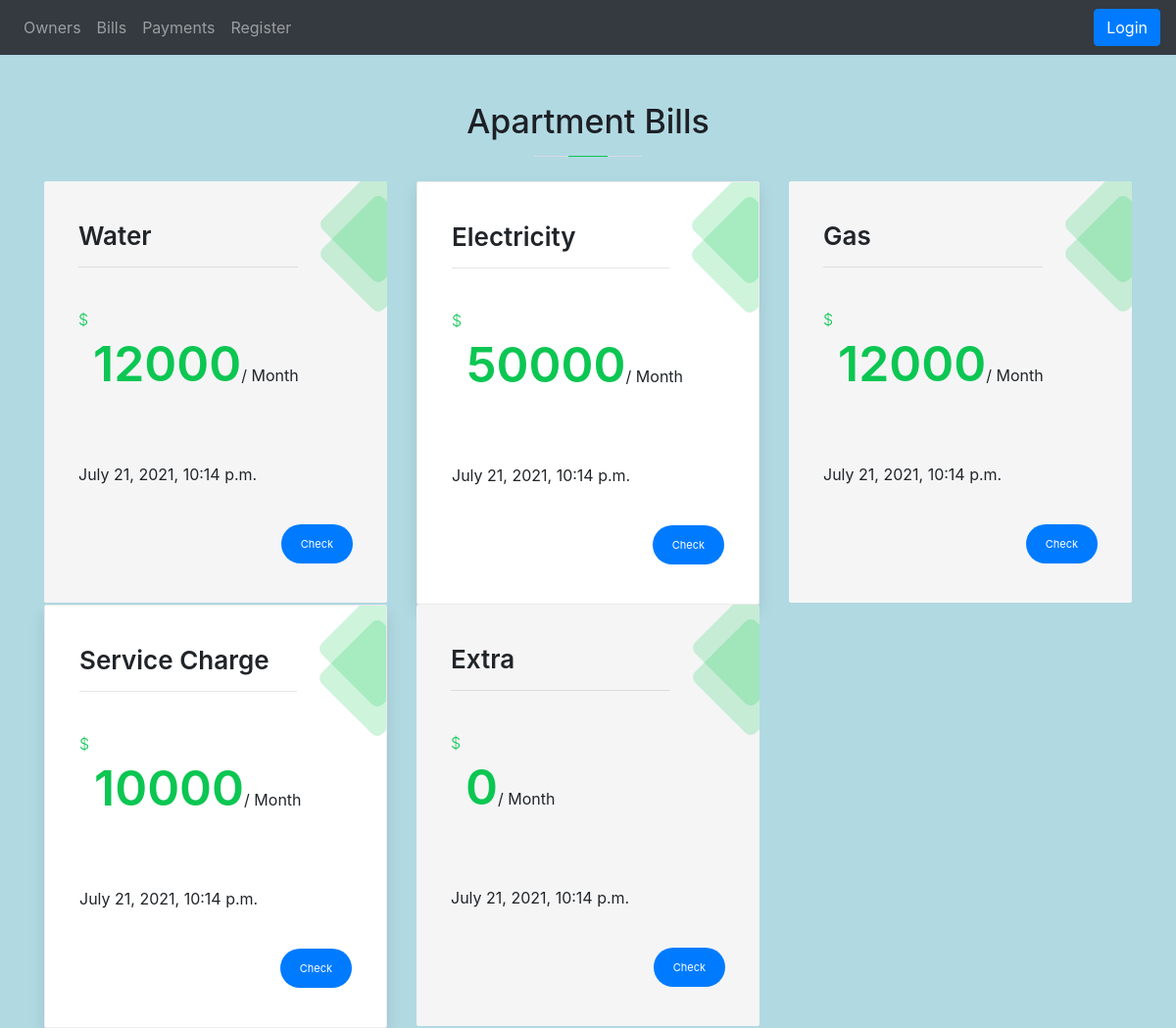
Page /bills/ on the committed database.
### management/models.py (models this page shows)
class Bill(models.Model):
    water = models.IntegerField(default=0,null=True,blank=True)
    gas = models.IntegerField(default=0,null=True,blank=True)
    current = models.IntegerField(default=0,null=True,blank=True)
    service_charge = models.IntegerField(default=0,null=True,blank=True)
    extra = models.IntegerField(default=0,null=True,blank=True)
    created = models.DateTimeField(auto_now_add=True,null=True,blank=True)

### management/views.py (the view)
# urls.py: path('bills/',views.bills,name="bills"),
def bills(request):
    bill = Bill.objects.last()
    form = BillForm(request.POST)
    if request.method == 'POST':
        form = BillForm(request.POST)
        if form.is_valid():
            form.save()
            return redirect('bills')
    context = {'form':form,'bill':bill}
    return render(request,'bills.html',context)

### templates/bills.html (shortened to what this page needs)
{% extends 'base.html' %}
{% load static %}
{% block content %}
{% include 'navbar.html' %}
<link rel="stylesheet" href="{% static '/CSS/billstyle.css' %}" />
<body style="background-color: rgb(177, 217, 226);">
	{% if messages %}
	{% for msg in messages %}
	  <div style="background-color: rgb(33, 163, 33); text-align:center;">{{msg}}</div>
	{% endfor %}
	{% else %}
	<br><br>
	{% endif %}
<section class="pricing-section">
    <div class="container">
		<div class="row justify-content-md-center">
			<div class="col-xl-5 col-lg-6 col-md-8">
				<div class="section-title text-center title-ex1">
					<h2>Apartment Bills</h2>
				</div>
			</div>
		</div>
			<form action="" method="POST">
			<div class="row">
				<div class="col-md-4">
					<div class="price-card ">
						<h2>Water</h2>
						<hr>
						<p class="price"><span>{{bill.water}}</span>/ Month</p>
						<ul class="pricing-offers">
							<li>{{bill.created}}</li>
						</ul>
						<a href="{% url 'bill-info' 1 %}" class="btn btn-primary btn-mid">Check</a>
					</div>
				</div>
				<div class="col-md-4">
					<div class="price-card featured">
						<h2>Electricity</h2>
						<hr>
						<p class="price"><span>{{bill.current}}</span>/ Month</p>
						<ul class="pricing-offers">
							<li>{{bill.created}}</li>
						</ul>
						<a href="{% url 'bill-info' 2 %}" class="btn btn-primary btn-mid">Check</a>
					</div>
				</div>
				<div class="col-md-4">
					<div class="price-card ">
						<h2>Gas</h2>
						<hr>
						<p class="price"><span>{{bill.gas}}</span>/ Month</p>
						<ul class="pricing-offers">
							<li>{{bill.created}}</li>
						</ul>
						<a href="{% url 'bill-info' 3 %}" class="btn btn-primary btn-mid">Check</a>
					</div>
				</div>
				<div class="col-md-4">
					<div class="price-card featured">
						<h2>Service Charge</h2>
						<hr>
						<p class="price"><span>{{bill.service_charge}}</span>/ Month</p>
						<ul class="pricing-offers">
							<li>{{bill.created}}</li>
						</ul>
						<a href="{% url 'bill-info' 4 %}" class="btn btn-primary btn-mid">Check</a>
					</div>
				</div>
				<div class="col-md-4">
					<div class="price-card">
						<h2>Extra</h2>
						<hr>
						<p class="price"><span>{{bill.extra}}</span>/ Month</p>
						<ul class="pricing-offers">
							<li>{{bill.created}}</li>
						</ul>
						<a href="{% url 'bill-info' 5 %}" class="btn btn-primary btn-mid">Check</a>
					</div>
				</div>
			</form>
		</div>
</section>
</body>
{% endblock %}

### static/CSS/billstyle.css (style rules this page uses)
.section-title { position: relative; }
.section-title h2 { color: #1d2025; position: relative; margin: 0; font-size: 24px; }
@media (min-width: 768px) { .section-title h2 { font-size: 28px; } }
@media (min-width: 992px) { .section-title h2 { font-size: 34px; } }
.section-title.title-ex1 h2 { padding-bottom: 20px; }
@media (min-width: 768px) { .section-title.title-ex1 h2 { padding-bottom: 30px; } }
@media (min-width: 992px) { .section-title.title-ex1 h2 { padding-bottom: 40px; } }
.section-title.title-ex1 h2:before { content: ""; position: absolute; left: 0; bottom: 12px; width: 110px; height: 1px; background-color: #d6dbe2; }
@media (min-width: 768px) { .section-title.title-ex1 h2:before { bottom: 17px; } }
@media (min-width: 992px) { .section-title.title-ex1 h2:before { bottom: 25px; } }
.section-title.title-ex1 h2:after { content: ""; position: absolute; left: 0; bottom: 12px; width: 40px; height: 1px; background-color: #0cc652; }
@media (min-width: 768px) { .section-title.title-ex1 h2:after { bottom: 17px; } }
@media (min-width: 992px) { .section-title.title-ex1 h2:after { bottom: 25px; } }
.section-title.title-ex1.text-center h2:before { left: 50%; transform: translateX(-50%); }
.section-title.title-ex1.text-center h2:after { left: 50%; transform: translateX(-50%); }
.price-card { background: #f5f5f6; padding: 40px 35px; position: relative; border-radius: 2px; overflow: hidden; }
.price-card:before { position: absolute; content: ""; top: 0; right: -35px; width: 88px; height: 88px; background: #0cc652; opacity: 0.2; border-radius: 8px; transform: rotate(45deg); }
.price-card:after { position: absolute; content: ""; top: 30px; right: -35px; width: 88px; height: 88px; background: #0cc652; opacity: 0.2; border-radius: 8px; transform: rotate(45deg); }
.price-card h2 { font-size: 26px; font-weight: 600; }
.price-card .btn { font-size: 11px; border-radius: 100px; padding: 0 25px; border: 0; color: #fff; float: right; }
.price-card .btn.btn-primary { border: 0 !important; }
.price-card.featured { background: #fff; border: 1px solid #ebebeb; box-shadow: 0 8px 16px rgba(0, 0, 0, 0.1); }
p.price span { display: inline-block; padding: 45px 15px 50px; padding-right: 0; font-size: 50px; font-weight: 600; color: #0cc652; position: relative; }
p.price span:before { position: absolute; content: "$"; font-size: 16px; top: 25px; font-weight: 300; left: 0; }
.pricing-offers { padding: 0 0 10px; }
.pricing-offers li { padding: 0 0 16px; line-height: 18px; }
ul li { list-style-type: none; }
.btn.btn-mid { height: 40px; line-height: 40px; padding: 0 20px; }
hr { width: 80%; text-align:left; margin-left:0; }

### rows in the picture
Bill: water "12000", created "July 21, 2021, 10:14 p.m.", current "50000", gas "12000", service_charge "10000", extra "0"
